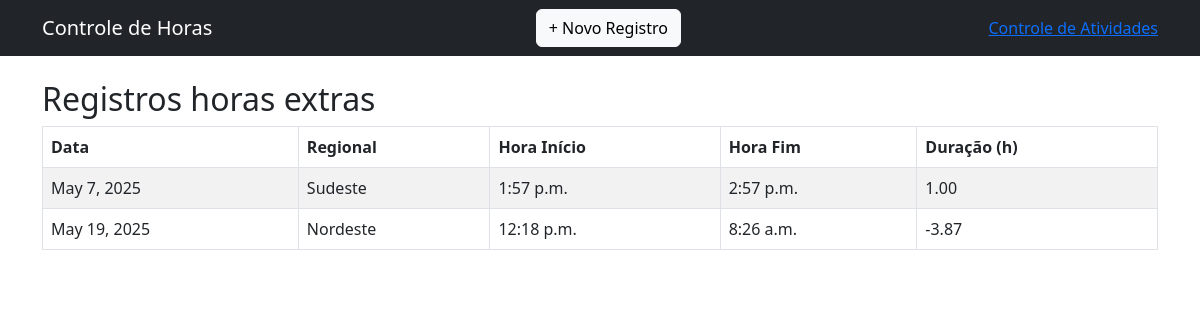
Screenshot of / (signed in) with the database file from the repository.
### core/models.py (models this page shows, shortened)
class RegistroHora(models.Model):
    regional = models.ForeignKey(Regional, on_delete=models.CASCADE)
    data = models.DateField()
    hora_inicio = models.TimeField()
    hora_fim = models.TimeField()
    descricao = models.TextField()
    def total_horas(self):
        delta = datetime.combine(self.data, self.hora_fim) - datetime.combine(self.data, self.hora_inicio)
        return delta.total_seconds() / 3600

class Regional(models.Model):
    nome = models.CharField(max_length=100)
    def __str__(self):
        return self.nome

### core/views.py (the view)
# urls.py: path('', views.lista_registros, name='lista_registros'),
@login_required
def lista_registros(request):
    registros = RegistroHora.objects.all()
    return render(request, 'core/lista_registros.html', {'registros': registros})

### core/Templates/core/lista_registros.html
{% extends 'core/inicio.html' %}
{% block content %}
<h2>Registros horas extras</h2>
<table class="table table-bordered table-striped">
    <thead>
        <tr>
            <th>Data</th>
            <th>Regional</th>
            <th>Hora Início</th>
            <th>Hora Fim</th>
            <th>Duração (h)</th>
        </tr>
    </thead>
    <tbody>
        {% for r in registros %}
        <tr>
            <td>{{ r.data }}</td>
            <td>{{ r.regional }}</td>
            <td>{{ r.hora_inicio }}</td>
            <td>{{ r.hora_fim }}</td>
            <td>{{ r.total_horas|floatformat:2 }}</td>
        </tr>
        {% empty %}
        <tr>
            <td colspan="5">Nenhum registro encontrado.</td>
        </tr>
        {% endfor %}
    </tbody>
</table>
{% endblock %}

### rows the page displays
RegistroHora: data "May 7, 2025", regional "Sudeste", hora_inicio "1:57 p.m.", hora_fim "2:57 p.m.", total_horas "1.00"
RegistroHora: data "May 19, 2025", regional "Nordeste", hora_inicio "12:18 p.m.", hora_fim "8:26 a.m.", total_horas "-3.87"
